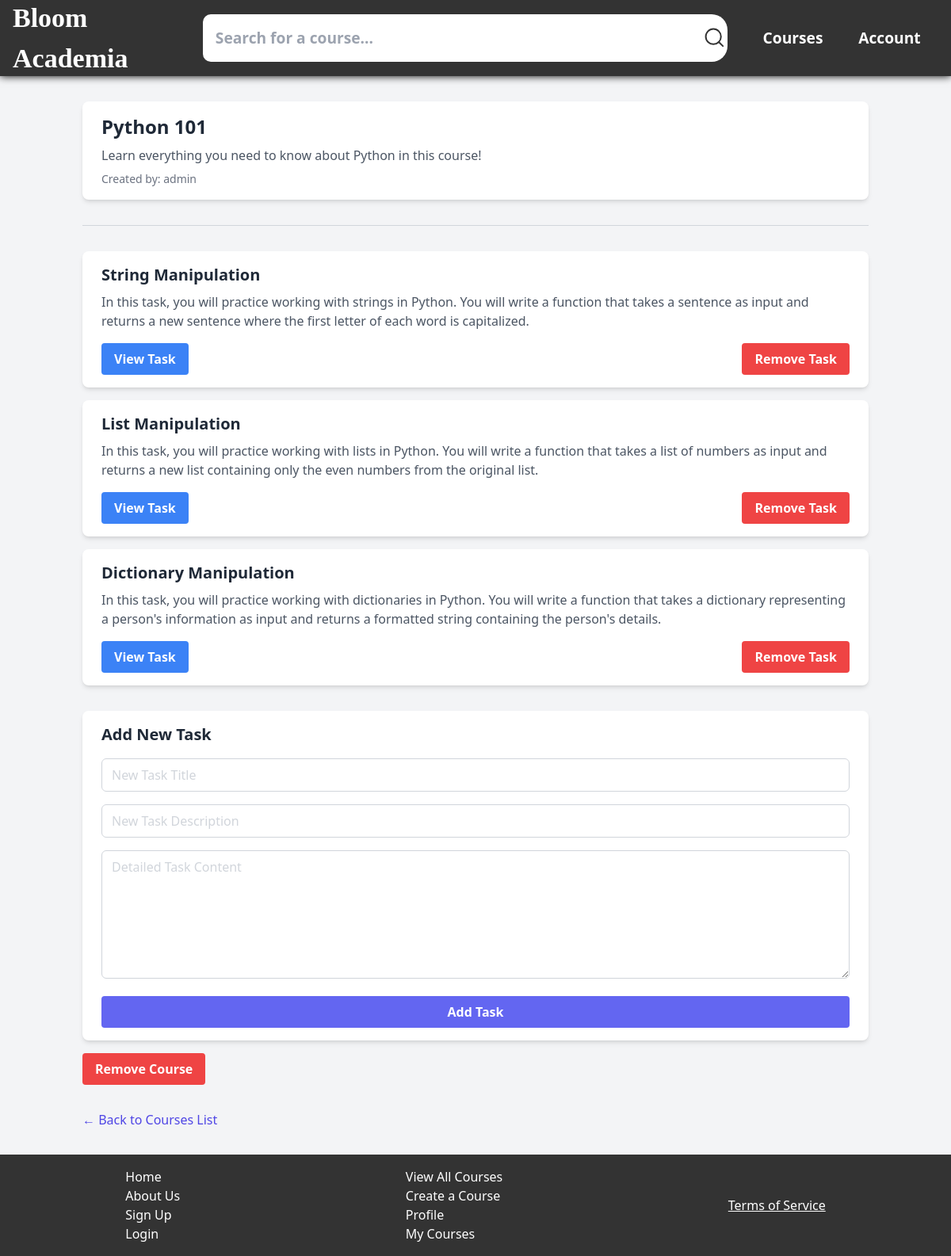
/courses/4 (signed in), run on the app's committed database.
### tables this page shows
CREATE TABLE courses (cid INTEGER PRIMARY KEY AUTOINCREMENT, cname TEXT, description TEXT, course_image BLOB, uid INTEGER REFERENCES users(uid));

CREATE TABLE users (uid INTEGER PRIMARY KEY AUTOINCREMENT, name TEXT NOT NULL, email TEXT UNIQUE, password TEXT NOT NULL, role TEXT DEFAULT 'User');

CREATE TABLE course_tasks (tid INTEGER PRIMARY KEY AUTOINCREMENT, cid INTEGER REFERENCES courses(cid), task_title TEXT, task_description TEXT, task_content TEXT, completed INTEGER);

### app.py (the view)
@app.route('/courses/<int:cid>')
def view_course(cid):
    if not session:
        return redirect(url_for('login'))
    try:
        with db.connect(db_path) as conn:
            user_id = session['user_id']
            name = session.get('name')
            course = db.get_course(conn, cid)
            tasks = db.get_tasks(conn, cid)
            title, description, img_data, cid, author_id = course
            course_creator = db.get_user_name(conn, author_id)  # New function to get user name
            if img_data:
                img_base64 = base64.b64encode(img_data).decode('utf-8')
            else:
                img_base64 = None
            isAuthor = session.get('role') in ["Author", "Admin"]
            completed_tasks = db.get_completed_tasks(conn, user_id, cid)
            return render_template('/course-pages/course.html',
                                   title=title,
                                   description=description,
                                   img_base64=img_base64,
                                   cid=cid,
                                   tasks=tasks,
                                   isAuthor=isAuthor,
                                   name=name,
                                   course_creator=course_creator,
                                   completed_tasks=completed_tasks)
    except db.DatabaseError as db_err:
        return render_template('error.html', error_type="Database Error", error_title="Database Error", error_subtitle=str(db_err), name=name)
    except Exception as e:
        return render_template('error.html', error_type="Internal Server Error", error_title="Sorry, something went wrong.", error_subtitle=str(e), name=name)

### modules/db_functions.py (called while the page is built)
def connect(db_path):
    return sqlite3.connect(db_path)

def get_course(conn, cid):
    c = conn.cursor()
    c.execute("SELECT cname, description, course_image, cid, uid FROM courses WHERE cid = ?", (cid,))
    return c.fetchone()

def get_tasks(conn, cid):
    c = conn.cursor()
    c.execute("SELECT tid, task_title, task_description FROM course_tasks WHERE cid = ?", (cid,))
    return c.fetchall()

def get_user_name(conn, user_id):
    c = conn.cursor()
    c.execute("SELECT name FROM users WHERE uid = ?", (user_id,))
    result = c.fetchone()
    return result[0] if result else "Unknown"

def get_completed_tasks(conn, user_id, course_id):
    c = conn.cursor()
    c.execute('''
    SELECT task_id FROM completed_tasks
    WHERE user_id = ? AND course_id = ?
    ''', (user_id, course_id))
    return [row[0] for row in c.fetchall()]

### templates/course-pages/course.html (shortened to what this page needs)
<!DOCTYPE html>
<html lang="en">
<head>
    <link rel="stylesheet" href="{{ url_for('static', filename='css/style.css') }}">
    <script src="https://cdn.tailwindcss.com"></script>
</head>
<body class="bg-gray-100 font-sans">
    <header>
        <a href="{{ url_for('home') }}"><h1>Bloom Academia</h1></a>
        <nav>
            <form id="search-bar" class="nav-item" method="POST" action="{{ url_for('search_course') }}">
                <input id="search-bar-input" class="text-black" type="text" name="search-bar-input" placeholder="Search for a course...">
                <button id="search-bar-btn" type="submit" name="search-bar-btn">
                </button>
            </form>
            <a class="nav-item" href="{{ url_for('list_courses') }}">Courses</a>
            {% if name %}
                <a class="nav-item" href="{{ url_for('profile') }}">Account</a>
            {% else %}
                <a class="nav-item" href="{{ 'login' }}">Login</a>
            {% endif %}
        </nav>
    </header>
    <main class="container mx-auto px-4 py-8">
        <div class="bg-white shadow-md rounded-lg overflow-hidden">
            <div class="px-6 py-4">
                <h2 class="text-2xl font-bold text-gray-800 mb-2">{{ title }}</h2>
                <p class="text-gray-600 mb-2">{{ description }}</p>
                <p class="text-sm text-gray-500">Created by: {{ course_creator }}</p>
            </div>
        </div>
        <hr class="my-8 border-t border-gray-300">
        <ul class="space-y-4">
            {% for task in tasks %}
            <li class="bg-white shadow-md rounded-lg overflow-hidden">
                <div class="px-6 py-4">
                    <h3 class="text-xl font-semibold text-gray-800 mb-2">{{ task[1] }}</h3>
                    <p class="text-gray-600 mb-4">{{ task[2] }}</p>
                    <div class="flex justify-between items-center">
                        <a href="{{ url_for('view_task', cid=cid, tid=task[0]) }}"
                           class="{% if task[0] in completed_tasks %}bg-green-500 hover:bg-green-600{% else %}bg-blue-500 hover:bg-blue-600{% endif %} text-white font-bold py-2 px-4 rounded">
                            {% if task[0] in completed_tasks %}
                                Task Completed
                            {% else %}
                                View Task
                            {% endif %}
                        </a>
                        {% if isAuthor %}
                            <form action="{{ url_for('remove_task', cid=cid, tid=task[0]) }}" method="post">
                                <button type="submit" class="bg-red-500 hover:bg-red-600 text-white font-bold py-2 px-4 rounded">
                                    Remove Task
                                </button>
                            </form>
                        {% endif %}
                    </div>
                </div>
            </li>
            {% endfor %}
        </ul>
        {% if isAuthor %}
        <div class="mt-8 bg-white shadow-md rounded-lg overflow-hidden">
            <form class="px-6 py-4" action="{{ url_for('add_task', cid=cid) }}" method="post">
                <h3 class="text-xl font-semibold text-gray-800 mb-4">Add New Task</h3>
                <div class="space-y-4">
                    <input type="text" name="task_title" placeholder="New Task Title" required
                           class="w-full px-3 py-2 placeholder-gray-300 border border-gray-300 rounded-md focus:outline-none focus:ring focus:ring-indigo-100 focus:border-indigo-300">
                    <input type="text" name="task_description" placeholder="New Task Description" required
                           class="w-full px-3 py-2 placeholder-gray-300 border border-gray-300 rounded-md focus:outline-none focus:ring focus:ring-indigo-100 focus:border-indigo-300">
                    <textarea name="task_content" placeholder="Detailed Task Content" required
                              class="w-full px-3 py-2 placeholder-gray-300 border border-gray-300 rounded-md focus:outline-none focus:ring focus:ring-indigo-100 focus:border-indigo-300"
                              rows="6"></textarea>
                    <button type="submit" class="w-full bg-indigo-500 hover:bg-indigo-600 text-white font-bold py-2 px-4 rounded">
                        Add Task
                    </button>
                </div>
            </form>
        </div>
        <form class="mt-4" action="{{ url_for('delete_course', cid=cid) }}" method="post">
            <button type="submit" class="bg-red-500 hover:bg-red-600 text-white font-bold py-2 px-4 rounded">
                Remove Course
            </button>
        </form>
        {% endif %}
        <a href="{{ url_for('list_courses') }}" class="inline-block mt-8 text-indigo-600 hover:text-indigo-800">
            &larr; Back to Courses List
        </a>
    </main>
    <footer>
        <li id="footer-l1" class="footer-item">
            <a href="{{ url_for('home') }}">Home</a>
            <a href="{{ url_for('about') }}">About Us</a>
            <a href="{{ url_for('register') }}">Sign Up</a>
            <a href="{{ url_for('login') }}">Login</a>
        </li>
        <li id="footer-l2" class="footer-item">
            <a href="#">View All Courses</a>
            <a href="{{ url_for('create_course') }}">Create a Course</a>
            <a href="{{ url_for('profile') }}">Profile</a>
            <a href="{{ url_for('profile') }}">My Courses</a>
        </li>
        <li id="footer-l4" class="footer-item">
            <button id="tos-btn" onclick="showTOS()">Terms of Service</button>
        </li>
    </footer>
</body>
</html>

### static/css/style.css (style rules this page uses)
* { padding: 0; margin: 0; box-sizing: border-box; }
a { text-decoration: none; }
html, body { height: 100%; width: 100%; }
body { background-color: var(--bg); color: var(--text); background-image: url("root/static/images/wave-haikei.png"); color: #020113; font-family: 'Segoe UI', Tahoma, Geneva, Verdana, sans-serif; }
p { color: black; }
header { height: 10%; width: 100%; display: flex; align-items: center; justify-content: space-around; padding: 3rem 1rem; box-shadow: 0 0 10px 0 black; background-color: #333333; }
header h1 { font-size: 2.125rem !important; font-weight: 600 !important; }
nav { display: flex; flex-direction: row; align-items: center; justify-content: space-evenly; }
nav a { color: var(--secondary); }
nav .nav-item { margin: 0 1.4rem; color: white; font-weight: bold; font-size: larger; }
#search-bar { display: flex; flex-direction: row; }
#search-bar-input { padding: 1rem; padding-right: 20rem; border: none; border-radius: 10px 0 0 10px; background-color: #ffffff; }
#search-bar-btn { display: flex; align-items: center; border: none; border-radius: 0 20px 20px 0; background-color: #ffffff; transition: 0.5s; cursor: pointer; }
h1 { color: white; font-family: ui-monospace; }
ul { list-style-type: none; justify-content: space-around; }
footer { display: flex; align-items: center; justify-content: space-around; padding: 1rem; background-color: #333333; color: white; }
footer .footer-item { display: flex; flex-direction: column; }
footer .footer-item a { color: white; }
#tos-btn { border: none; background: none; color: white; text-decoration: underline; cursor: pointer; }

### data on the page
courses: cname "Python 101", description "Learn everything you need to know about Python in this course!"
users: name "admin"
course_tasks: task_title "String Manipulation", task_description "In this task, you will practice working with strings in Python. You will write a function that takes a sentence as input and returns a new sentence where the first letter of each word is capitalized.", shows "View Task"
course_tasks: task_title "List Manipulation", task_description "In this task, you will practice working with lists in Python. You will write a function that takes a list of numbers as input and returns a new list containing only the even numbers from the original list.", shows "View Task"
course_tasks: task_title "Dictionary Manipulation", task_description "In this task, you will practice working with dictionaries in Python. You will write a function that takes a dictionary representing a person's information as input and returns a formatted string containing the person's details.", shows "View Task"
